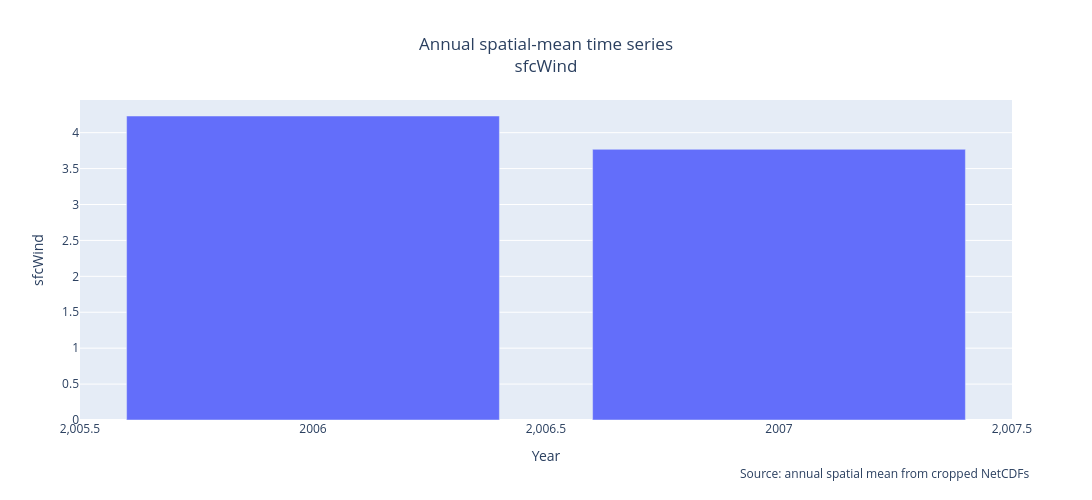
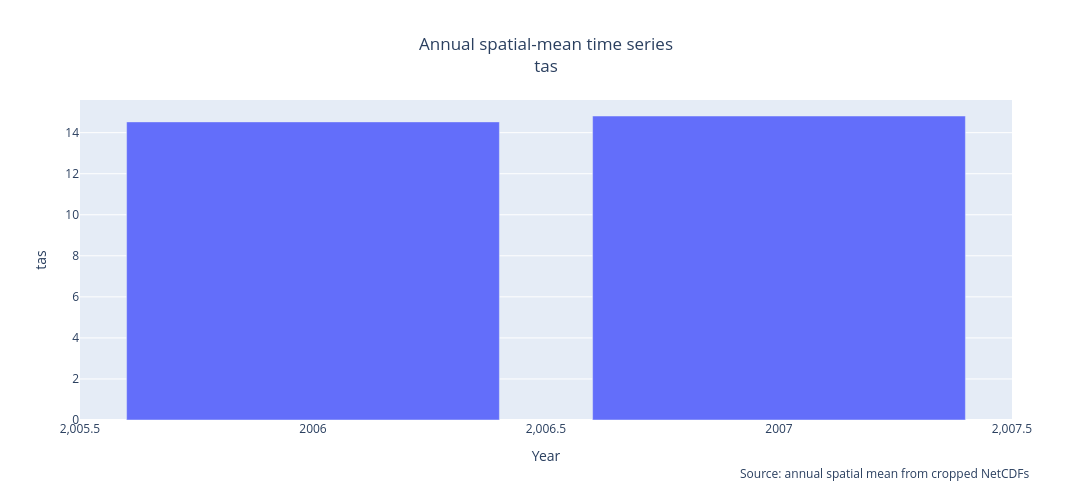
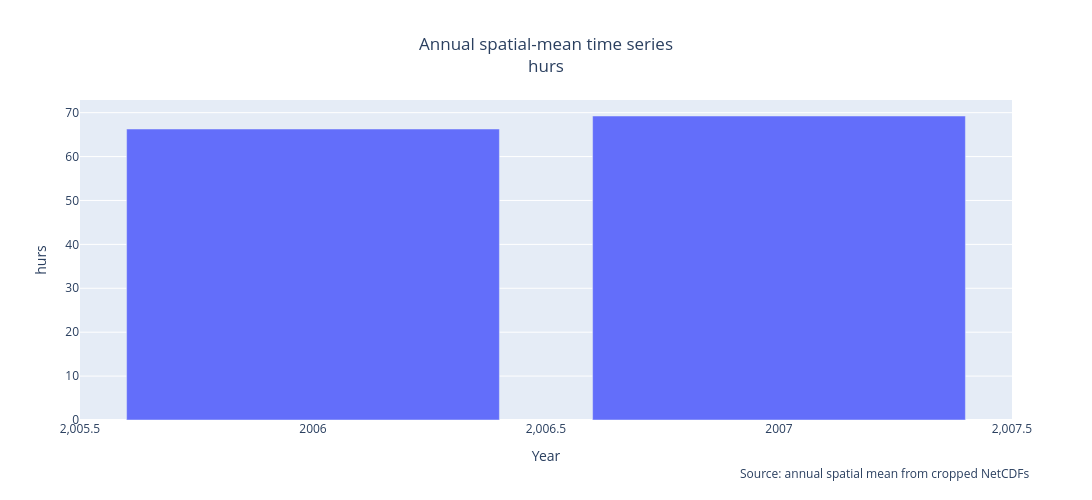
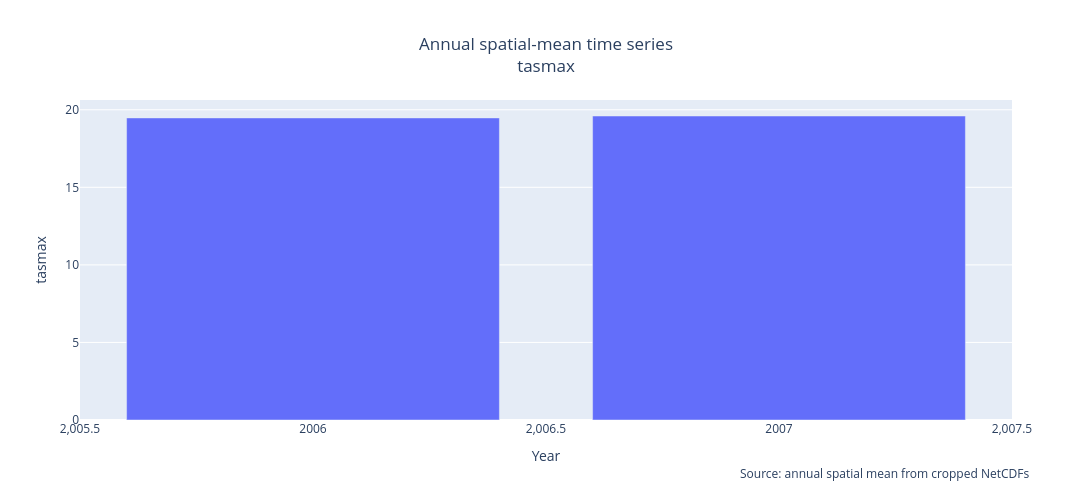

The notebook cell saved with these charts, in order:
### Code cell
from pathlib import Path
import pandas as pd
import numpy as np
import plotly.graph_objects as go
from IPython.display import display

# =========================================
# Input / Output paths
# =========================================
BASE_DIR = Path("output_final_merged/rcp_4.5")
IN_CSV = BASE_DIR / "annual_timeseries_spatial_mean.csv"

if not IN_CSV.exists():
    raise FileNotFoundError(
        f"❌ Δεν βρέθηκε το {IN_CSV}. "
        "Τρέξε πρώτα το script που φτιάχνει το annual_timeseries_spatial_mean.csv"
    )

OUT_DIR = BASE_DIR / "timeseries_plots"
OUT_DIR.mkdir(parents=True, exist_ok=True)

# =========================================
# Read CSV
# =========================================
df = pd.read_csv(IN_CSV)

if "year" not in df.columns:
    raise ValueError("❌ Το CSV πρέπει να έχει στήλη 'year'.")

# Κρατάμε τη year και όλες τις υπόλοιπες μεταβλητές  [EN translation pending]
years = df["year"].to_numpy()
vars_cols = [c for c in df.columns if c != "year"]

if len(vars_cols) == 0:
    raise ValueError("❌ Δεν βρέθηκαν μεταβλητές στο CSV πέρα από τη στήλη 'year'.")

print("Years (min → max):", years[0], "→", years[-1], "| count:", len(years))
print("Variables found:", len(vars_cols))
print("Variable names:", vars_cols)

# =========================================
# Plot type
# =========================================
PLOT_KIND = "bar"   # "bar" ή "line"

# =========================================
# Save one combined TXT with all variables
# =========================================
# Θέλουμε την πρώτη στήλη να λέγεται Year  [EN translation pending]
df_all = df.copy()
df_all = df_all.rename(columns={"year": "Year"})

out_all_txt = OUT_DIR / "all_variables_timeseries.txt"
df_all.to_csv(out_all_txt, sep="\t", index=False)
print("Saved combined TXT:", out_all_txt.name)

# =========================================
# Loop through each variable
# =========================================
for col in vars_cols:
    y = df[col].to_numpy()

    # Debug info
    if np.issubdtype(y.dtype, np.number):
        nan_count = np.isnan(y).sum()
    else:
        nan_count = pd.isna(y).sum()

    print(f"\n--- {col} ---")
    print("NaNs:", nan_count)

    # =========================================
    # Create plot
    # =========================================
    fig = go.Figure()

    if PLOT_KIND == "bar":
        fig.add_trace(
            go.Bar(
                x=years,
                y=y,
                name=col
            )
        )
    else:
        fig.add_trace(
            go.Scatter(
                x=years,
                y=y,
                mode="lines+markers",
                name=col
            )
        )

    fig.update_layout(
        title={
            "text": f"Annual spatial-mean time series<br>{col}",
            "x": 0.5,
            "xanchor": "center"
        },
        xaxis_title="Year",
        yaxis_title=col,
        legend=dict(orientation="h", x=0, y=1),
        width=1100,
        height=500,
    )

    fig.add_annotation(
        xref="paper",
        yref="paper",
        x=1.02,
        y=-0.2,
        showarrow=False,
        text="Source: annual spatial mean from cropped NetCDFs"
    )

    # Show inside notebook
    display(fig)

    # =========================================
    # Safe filename
    # =========================================
    safe = "".join(
        ch if ch.isalnum() or ch in ("_", "-", ".") else "_"
        for ch in col
    )

    # =========================================
    # Save TXT for this variable
    # Column name = variable name (not 'Value')
    # =========================================
    out_txt = OUT_DIR / f"{safe}.txt"
    df_single = pd.DataFrame({
        "Year": years,
        col: y
    })
    df_single.to_csv(out_txt, sep="\t", index=False)

    # =========================================
    # Save PNG for this variable
    # Requires kaleido installed
    # =========================================
    out_png = OUT_DIR / f"{safe}.png"
    fig.write_image(str(out_png), scale=2)

    print("Saved:", out_png.name, "|", out_txt.name)

print("\n🎉 Done.")
print("Outputs saved in:", OUT_DIR)

### Figure 1 — Plotly figure (JSON) as saved in the notebook; plotly's stock layout.template omitted (floating-point values rounded to 4 significant figures)
{"data": [{"name": "sfcWind", "type": "bar", "x": [2006, 2007], "y": [4.232, 3.768]}], "layout": {"annotations": [{"showarrow": false, "text": "Source: annual spatial mean from cropped NetCDFs", "x": 1.02, "xref": "paper", "y": -0.2, "yref": "paper"}], "height": 500, "legend": {"orientation": "h", "x": 0, "y": 1}, "title": {"text": "Annual spatial-mean time series<br>sfcWind", "x": 0.5, "xanchor": "center"}, "width": 1100, "xaxis": {"title": {"text": "Year"}}, "yaxis": {"title": {"text": "sfcWind"}}}}

### Figure 2 — Plotly figure (JSON) as saved in the notebook; plotly's stock layout.template omitted (floating-point values rounded to 4 significant figures)
{"data": [{"name": "tas", "type": "bar", "x": [2006, 2007], "y": [14.53, 14.81]}], "layout": {"annotations": [{"showarrow": false, "text": "Source: annual spatial mean from cropped NetCDFs", "x": 1.02, "xref": "paper", "y": -0.2, "yref": "paper"}], "height": 500, "legend": {"orientation": "h", "x": 0, "y": 1}, "title": {"text": "Annual spatial-mean time series<br>tas", "x": 0.5, "xanchor": "center"}, "width": 1100, "xaxis": {"title": {"text": "Year"}}, "yaxis": {"title": {"text": "tas"}}}}

### Figure 3 — Plotly figure (JSON) as saved in the notebook; plotly's stock layout.template omitted (floating-point values rounded to 4 significant figures)
{"data": [{"name": "hurs", "type": "bar", "x": [2006, 2007], "y": [66.28, 69.24]}], "layout": {"annotations": [{"showarrow": false, "text": "Source: annual spatial mean from cropped NetCDFs", "x": 1.02, "xref": "paper", "y": -0.2, "yref": "paper"}], "height": 500, "legend": {"orientation": "h", "x": 0, "y": 1}, "title": {"text": "Annual spatial-mean time series<br>hurs", "x": 0.5, "xanchor": "center"}, "width": 1100, "xaxis": {"title": {"text": "Year"}}, "yaxis": {"title": {"text": "hurs"}}}}

### Figure 4 — Plotly figure (JSON) as saved in the notebook; plotly's stock layout.template omitted (floating-point values rounded to 4 significant figures)
{"data": [{"name": "tasmax", "type": "bar", "x": [2006, 2007], "y": [19.47, 19.6]}], "layout": {"annotations": [{"showarrow": false, "text": "Source: annual spatial mean from cropped NetCDFs", "x": 1.02, "xref": "paper", "y": -0.2, "yref": "paper"}], "height": 500, "legend": {"orientation": "h", "x": 0, "y": 1}, "title": {"text": "Annual spatial-mean time series<br>tasmax", "x": 0.5, "xanchor": "center"}, "width": 1100, "xaxis": {"title": {"text": "Year"}}, "yaxis": {"title": {"text": "tasmax"}}}}
